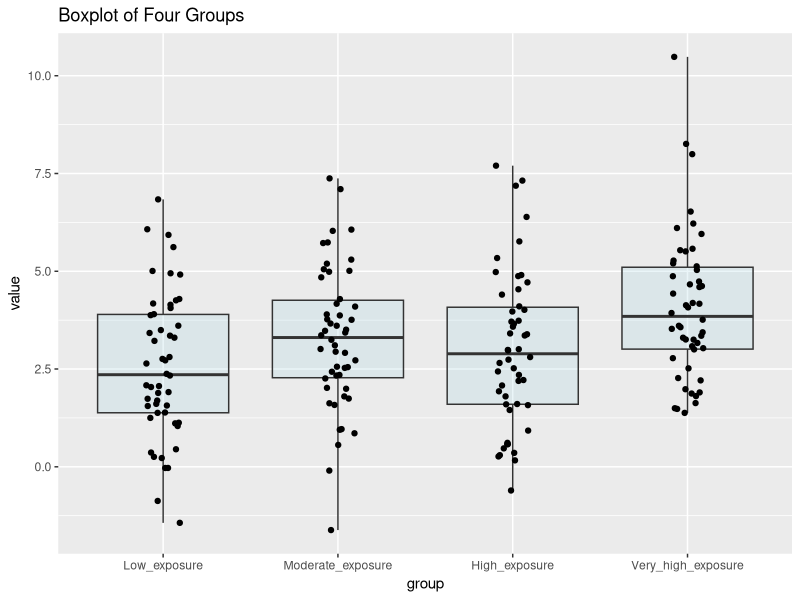

Write the R code that produced this figure.
## ---- chunk 1
library(ggplot2)
# Generate example data for our four groups
set.seed(123)  # for reproducibility
Low_exposure <- rnorm(50, mean = 2.5, sd = 2)
Moderate_exposure <- rnorm(50, mean = 3.0, sd = 2)
High_exposure <- rnorm(50, mean = 3.5, sd = 2)
Very_high_exposure <- rnorm(50, mean = 4, sd = 2)

# Combine data into a single data frame
data <- data.frame(
  value = c(Low_exposure, Moderate_exposure, High_exposure, Very_high_exposure),
  group = rep(c("Low_exposure","Moderate_exposure","High_exposure", "Very_high_exposure"), each = 50)
)

data$group <- factor(data$group, levels = c("Low_exposure", "Moderate_exposure", "High_exposure", "Very_high_exposure"))# Reorder the levels of the 'group' factor variable

# Visualize the data
ggplot(data, aes(x = group, y = value)) +
  geom_boxplot(coef = 3, fill = "lightblue", alpha = 0.25) +
  geom_point(position = position_jitter(width = .1)) +
  labs(title = "Boxplot of Four Groups")
#boxplot(value ~ group, data = data, col = "lightblue", main = "Boxplot of Four Groups")

## ---- chunk 2
# Perform one-way ANOVA
anova_result <- aov(value ~ group, data = data)
summary(anova_result)

# Perform Tukey post-hoc test
tukey_result <- TukeyHSD(anova_result)
tukey_result
